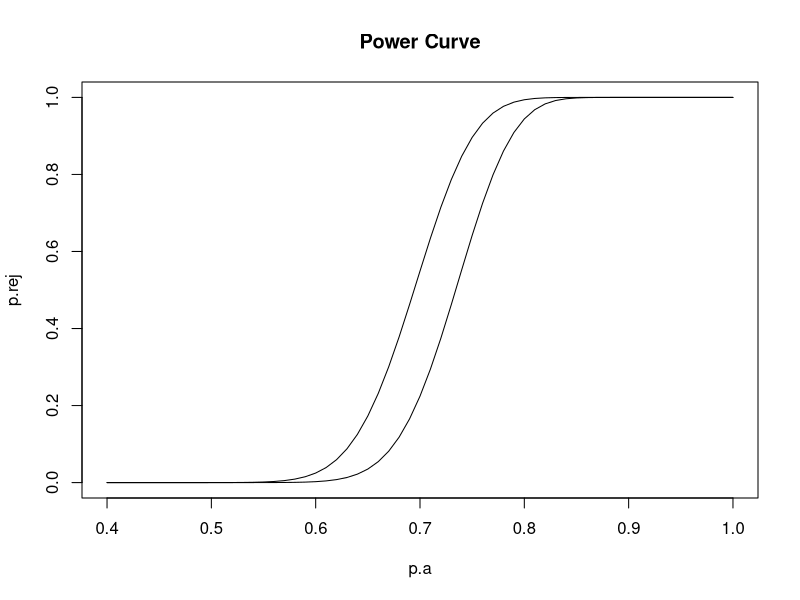

The R source for this figure:
# GS3.11
# Andrew Dai, 

p.a = seq(.40, 1.0, by=.01)
p.rej = 1 - pbinom(69, 100, p.a)
p.rej.2 = 1 - pbinom(73, 100, p.a)
plot(p.a, p.rej, type="l", main="Power Curve")
points(p.a, p.rej.2, type = "l")

library(pwr)
pwr.p.test(h = ES.h(0.8,0.6), n = 100, sig.level = 0.05, alternative ="greater")
